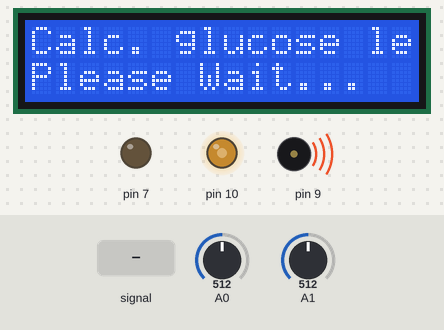
Bench run of a sketch on a simulated Arduino Uno, built with avr-gcc and run on an emulated ATmega328P. On the bench: 16×2 character LCD, output pins drawn as LEDs (lit = HIGH), buzzer (waves = sounding). The test bench sets the inputs (shaded band); at power-on: A0 = 512, A1 = 512.

Above: at 1.2 s.
1.3 s: A0 set to 3
4.3 s: A0 set to 0
At 5.6 s:
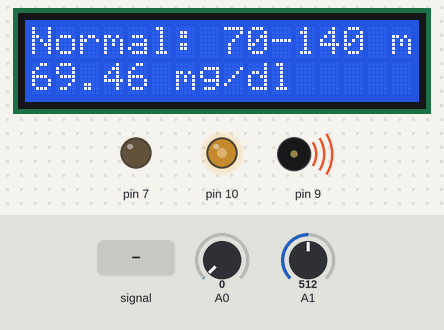
6.5 s: A1 fed a 200 Hz sine of ±81 counts around its level
At 9.3 s:
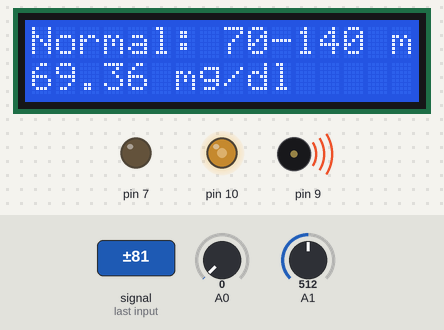
9.5 s: A1 set to 490
At 13.0 s:
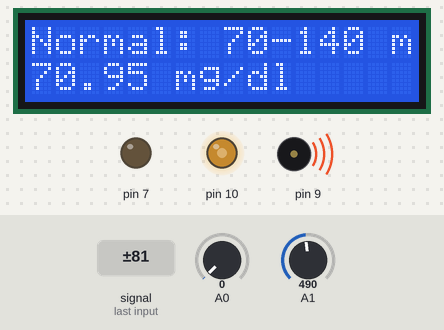
Timing chart, 0 to 13.5 s (numbered marks = the images above; inputs shaded):
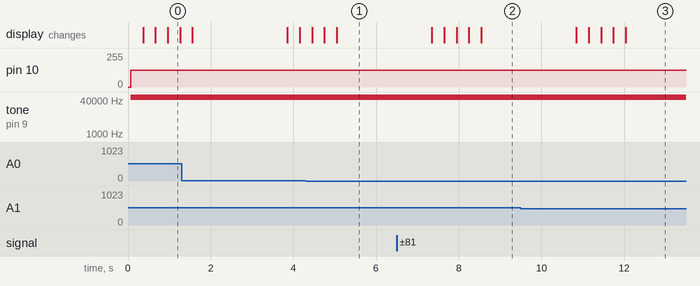

The sketch:

newgluco.ino
```cpp
#include <LiquidCrystal.h>
LiquidCrystal lcd(12, 11, 5, 4, 3, 2);

void setup() {
  // put your setup code here, to run once:
 lcd.begin(16, 2);
 lcd.setCursor(0,0);
      lcd.print("GLUCOMETER");

    pinMode(7,OUTPUT)  ;

Serial.begin(9600);
}

void loop() {
  static double glucose=0,adcv=0,glevel=0,flag=0,avg=0,avgt=0,disp=0,adcv1=0,insulin=0;
  // put your main code here, to run repeatedly:
pinMode(9,OUTPUT);
tone(9,55000);
analogWrite(10,127);
adcv=analogRead(A0);
adcv1=analogRead(A1);

glucose=abs((adcv-adcv1))*5/1024;


//Serial.println(flag);
flag++;

if(flag>=500)
{
  avg+=glucose;

  if(flag==1000)
  {
    avg=avg/500;
    avgt+=avg;
    disp++;
    lcd.setCursor(0,0);
      lcd.print("Calc. glucose level");
      lcd.setCursor(0,1);
      lcd.print("Please Wait");
      for(int i=0;i<disp;i++)
      lcd.print(".");
    if(disp==5)
    {avgt=avgt/5;
    lcd.clear();
      lcd.setCursor(0,0);

      if(avgt<0.5)
      lcd.print("Please keep finger");
      else
      { lcd.setCursor(0,0);
       lcd.print("Normal: 70-140 mg/dl");
        lcd.print("Your level is :");
      lcd.setCursor(0,1);
       avgt=-0.041*avgt*avgt - 0.617*avgt + 5.648;
     lcd.print(avgt*18.04);
     //Serial.println(avgt);

     lcd.print(" mg/dl");
     if(avgt*18.04>150)
     {
      insulin=(avgt*18.04-140)/50.0;
      lcd.clear();
      lcd.setCursor(0,0);
      lcd.print("Insulin dosage:");
      lcd.setCursor(0,1);
      lcd.print(insulin);
      lcd.print(" units");
      delay(2000);
      digitalWrite(7,HIGH);
       delay(2000);
       digitalWrite(7,LOW);
      insulin=0;
      }

     }
      avgt=0;
      disp=0;
      delay(2000);
      }

    avg=0;
    flag=0;
    }
  }

glucose=0;
glevel=0;

}
```

Measured:
- the behaviour switches between 2 and 1 on A0 (found by bisection; images 0 and 1)
